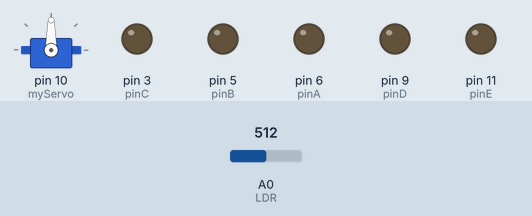
Bench run of a sketch on a simulated Arduino Uno, built with avr-gcc and run on an emulated ATmega328P. On the bench: servo, output pins drawn as LEDs (lit = HIGH). The inputs (shaded band) are chosen by the test bench; at power-on: A0 (LDR) = 512.

Above: at 1.2 s.
1.3 s: A0 (LDR) set to 544
2.8 s: A0 (LDR) set to 569
At 4.1 s:
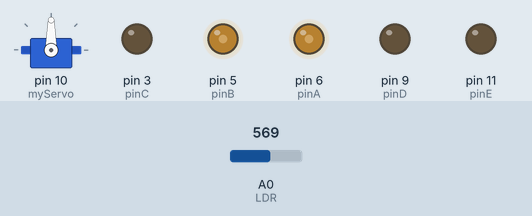
4.4 s: A0 (LDR) set to 716
At 5.4 s:
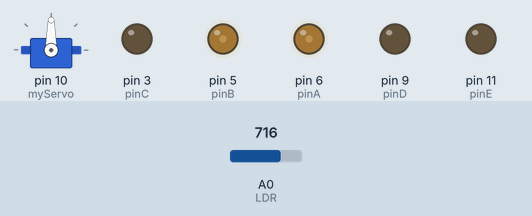
Timing chart, 0 to 7.4 s (numbered marks = the images above; inputs shaded):
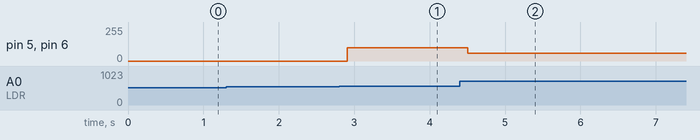

Measured:
- the behaviour switches between 557 and 558 on A0 (LDR) (found by bisection; images 0 and 1)
- after the input at 1.3 s, every drawn part: stays the same
- after the input at 2.8 s, pin 5 (pinB), pin 6 (pinA): 0/255 → 98/255 after 0.11 s
- after the input at 4.4 s, pin 5 (pinB), pin 6 (pinA): 98/255 → 58/255 after 0.11 s

The sketch:

CHAINR.ino
```cpp
/*

  Secret Garden
  Chain reaction using a LDR, a Servo motor and LEDs
  Zoe Cuaudron

  ------------------------------

  The LDR detects if the light gets below a certain brightness (is turned off/dark),
  and the yellow LEDs gets turned on. A counter is started, and is reset if the lights are
  turned back on.

  Once the counter reaches a certain time, the Servo motor activates - this should have then pulled
  a tilt switch, but my pin 9 and my tilt switch stopped working before I recorded the video,
  and subsequently got removed from the project. Once the Servo has turned a certain amount (that would
  have pulled the tilt switch), the mushroom shell LEDs turn on and fade/pulse.

*/


#include <Servo.h>  // include Servo library

Servo myServo;      // declare Servo
int pos = 0;
int servR = 0;
int brightness = 5;
int cB = 0;            // pin fading brightness
int step = 5;
const int LDR = A0;    // declare LDR
int sensorValue = 0;   // gets LDR value
const int pinA = 6;    // declaring LEDs
const int pinB = 5;
const int pinC = 3;
const int pinD = 9;
const int pinE = 11;

//const int tilt = 2;   // the tilt sensor stopped working in the end so I removed it
//int tiltState = 0;
int shellBA = 5;        // mushroom LEDs brightness
int servStep = 0;

int counter = 0;        // counts loops once the room goes dark

//----------------------------------------------------------

void setup() {
  // put your setup code here, to run once:
  myServo.attach(10);
  Serial.begin(9600);

}

//----------------------------------------------------------

void loop() {
  // put your main code here, to run repeatedly:

  sensorValue = analogRead(LDR);
  brightness = map(sensorValue, 0, 900, 255, 5);  // check perceived brightness
  cB = constrain(brightness, 10, 255);  // makes sure the brighness stays within the range

  if (brightness <= 100) { // if the room gets darker than that value

    delay(100);
    cB++;
    analogWrite(pinB, cB);
    analogWrite(pinA, cB);
    counter++;
    //     Serial.println(counter);

  }
  else { // reset

    analogWrite(pinB, 0);
    analogWrite(pinA, 0);
    analogWrite(pinC, 0);
    analogWrite(pinD, 0);
    analogWrite(pinE, 0);
    counter = 0;
    servR = 0;
  }


  delay(100);

  if (counter >= 300) {  // obce the room has been dark long enough for counter to reach 300
    delay(100);
    servStep++;
    servR += servStep;
    if (servR >= 180 || servR <= 0) {
      servStep = -servStep;
    }

    pos = constrain(servR, 0, 180);
    myServo.write(pos);
    Serial.println(servR);

    if (pos >= 10) {

      analogWrite(pinC, shellBA);
      analogWrite(pinD, shellBA);
      analogWrite(pinE, shellBA);
      shellBA += step;

      if (shellBA >= 130 || shellBA <= 5) {  // shells never fully bright or dark
        step = -step;
      }

    }

    else {
      analogWrite(pinC, 0);
      analogWrite(pinD, 0);
      analogWrite(pinE, 0);

    }
  }


}
```
